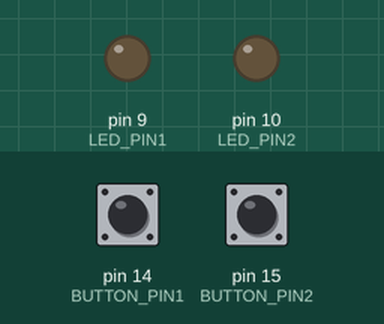
A sketch run on a simulated Arduino Uno, built with avr-gcc and run on an emulated ATmega328P. Parts: output pins drawn as LEDs (lit = HIGH). Inputs (shaded band) come from the test bench; at power-on: pin 15 (BUTTON_PIN2) LOW, pin 14 (BUTTON_PIN1) LOW.

Above: at 1.2 s.
1.3 s: pin 15 (BUTTON_PIN2) pulled HIGH for 1 s
At 2.1 s:
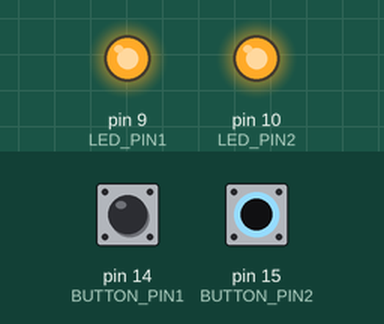
3.8 s: pin 14 (BUTTON_PIN1) pulled HIGH for 0.15 s
At 4.9 s:
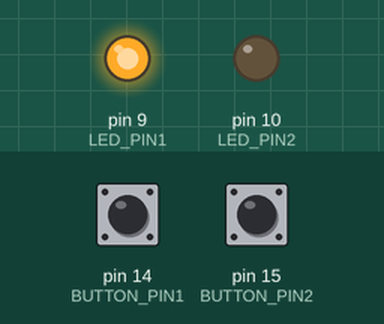
5.4 s: pin 14 (BUTTON_PIN1) pulled HIGH for 1 s
At 5.5 s:
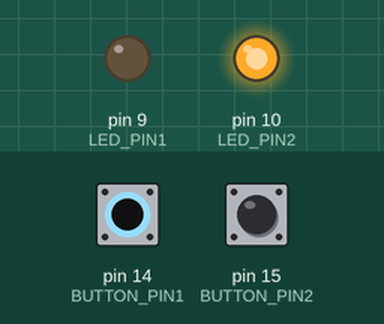
Timing chart, 0 to 8.4 s (numbered marks = the images above; inputs shaded):
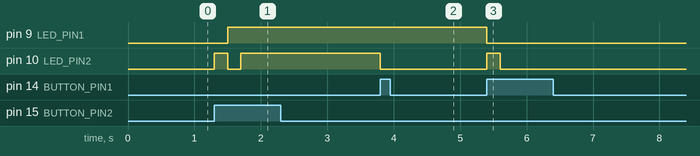

The sketch:

two_bit_adder.ino
```cpp
const int LED_PIN1 = 9;
const int LED_PIN2 = 10;
const int BUTTON_PIN1 = 14;
const int BUTTON_PIN2 = 15;

int state;

void setup() {
  // put your setup code here, to run once:
  pinMode(LED_PIN1, OUTPUT);
  pinMode(LED_PIN2, OUTPUT);
  pinMode(BUTTON_PIN1, INPUT);
  pinMode(BUTTON_PIN2, INPUT);

  digitalWrite(LED_PIN1, LOW);
  digitalWrite(LED_PIN2, LOW);

  state = 0;
}

void loop() {
  // put your main code here, to run repeatedly:
  if (digitalRead(BUTTON_PIN2) == HIGH)
  {
    switch (state)
    {
      case 0:
        digitalWrite(LED_PIN1, LOW);
        digitalWrite(LED_PIN2, HIGH);
        state = 1;
        break;

      case 1:
        digitalWrite(LED_PIN1, HIGH);
        digitalWrite(LED_PIN2, LOW);
        state = 2;
        break;

      case 2:
        digitalWrite(LED_PIN1, HIGH);
        digitalWrite(LED_PIN2, HIGH);
        state = 3;
        break;
    }
    delay(200);
  }

  if (digitalRead(BUTTON_PIN1) == HIGH)
  {
    switch (state)
    {
      case 1:
        digitalWrite(LED_PIN1, LOW);
        digitalWrite(LED_PIN2, LOW);
        state = 0;
        break;

      case 2:
        digitalWrite(LED_PIN1, LOW);
        digitalWrite(LED_PIN2, HIGH);
        state = 1;
        break;

      case 3:
        digitalWrite(LED_PIN1, HIGH);
        digitalWrite(LED_PIN2, LOW);
        state = 2;
        break;
    }
    delay(200);
  }

}
```

Measured:
- after the input at 1.3 s, pin 9 (LED_PIN1): LOW → HIGH after 0.20 s; pin 10 (LED_PIN2): LOW → HIGH at once, → LOW 0.20 s later, → HIGH 0.20 s later
- after the input at 3.8 s, pin 10 (LED_PIN2): HIGH → LOW at once
- after the input at 5.4 s, pin 9 (LED_PIN1): HIGH → LOW at once; pin 10 (LED_PIN2): LOW → HIGH at once, → LOW 0.20 s later
